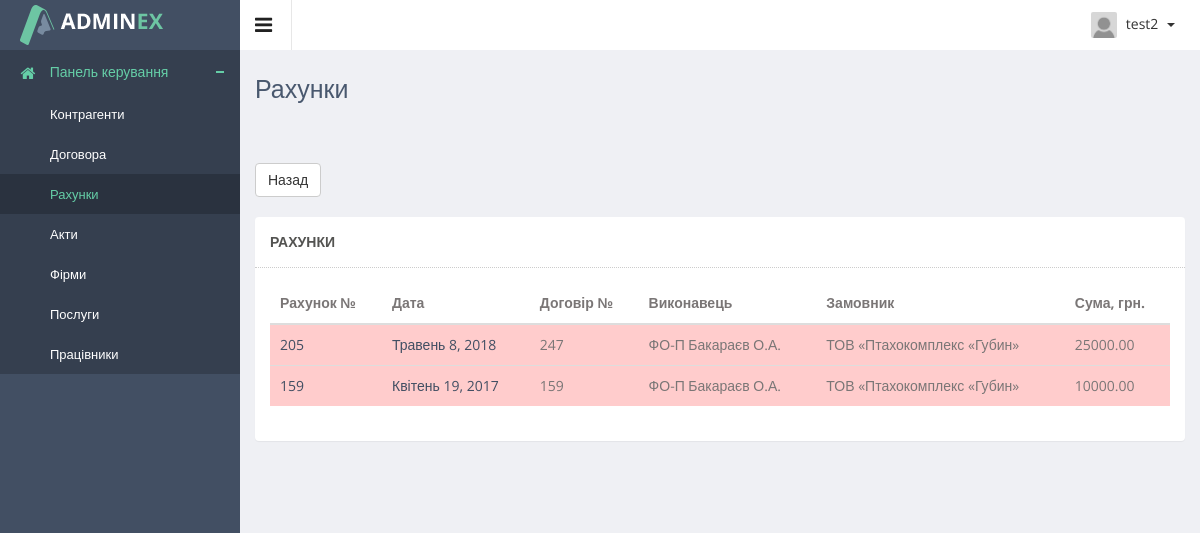
/crm/invoices/ (signed in), run on an earlier commit of the app's database.
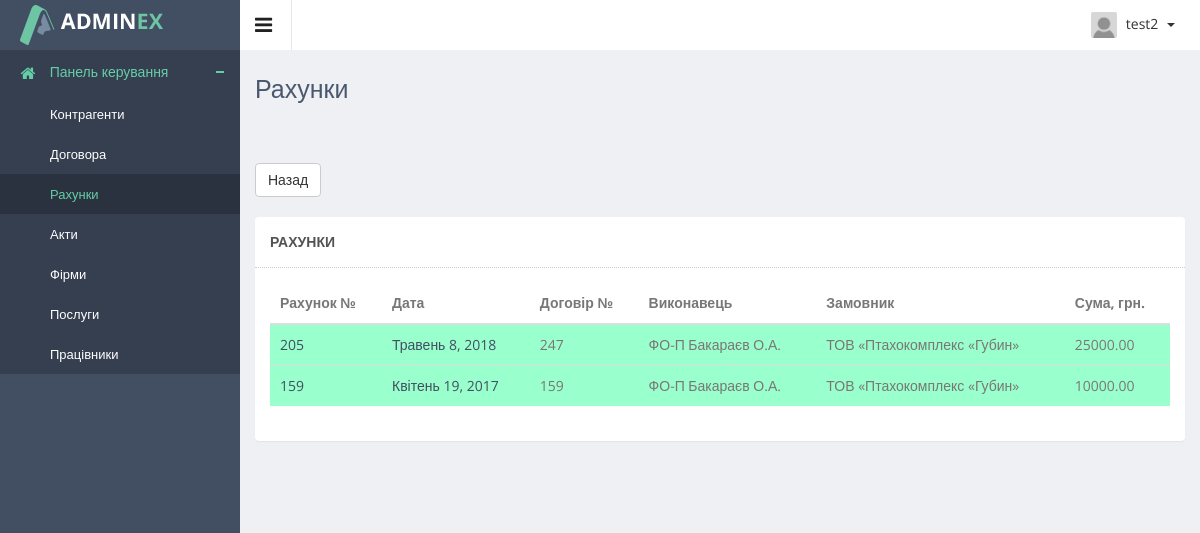
And on a later commit of the database.
### crmapp/views.py (the view)
@login_required
@user_passes_test(lambda user: user.is_assistant or user.is_superuser or user.is_dir)
def invoices_view(request):
    title = 'Рахунки'
    invoices = Invoice.objects.all().order_by('is_paid').exclude(num_invoice=0)
    context = {
        'title': title,
        'object_list': invoices,
    }
    return render(request, 'crmapp/invoices_list.html', context)

### adminapp/templatetags/tags.py (called while the page is built)
@register.filter
def default_avatar(string):
    if not string:
        string = 'users_avatars/gravatar.png'
    new_string = f'{URL_PREFIX}{string}'
    return new_string

### authapp/models.py (called while the page is built)
    def __str__(self):
        return self.username

### crmapp/models.py (called while the page is built)
    def __str__(self):
        return self.short_name

    def __str__(self):
        return self.short_name

### crmapp/templates/crmapp/invoices_list.html (shortened to what this page needs)
{% extends 'mainapp/base.html' %}
{% load staticfiles %}
{% load tags %}
{% block container %}
<div class="directory-info-row">
    <div class="row">
        <div class="col-lg-6">
            <a href="{% url 'crm:main_crm' %}">
                <button class="btn btn-default" type="button">Назад</button>
            </a>
        </div>
    </div>
    <br>
    <div class="row">
        <div class="col-lg-12">
            <section class="panel">
                <header class="panel-heading">
                    {{ title }}
                </header>
                <div class="panel-body" style="display: block;">
                    <table class="table table-hover general-table">
                        <thead>
                        <tr>
                            <th>Рахунок №</th>
                            <th>Дата</th>
                            <th>Договір №</th>
                            <th>Виконавець</th>
                            <th>Замовник</th>
                            <th>Сума, грн.</th>
                        </tr>
                        </thead>
                        <tbody>
                        {% for object in object_list %}
                        <tr style="{% if object.is_paid %} background: #99FFCC; {% else %} background: #FFCCCC; {% endif %}">
                            <td>
                                <a style="display: block; text-decoration: none;"
                                   href="{% url 'crm:invoice_read' object.pk %}">{{ object.num_invoice }}</a>
                            </td>
                            <td><a style="display: block; text-decoration: none;"
                                   href="{% url 'crm:invoice_read' object.pk %}">{{ object.date_create }}</a>
                            </td>
                            <td>{{ object.contract.number }}</td>
                            <td>{{ object.performer }}</td>
                            <td>{{ object.payer }}</td>
                            <td>{{ object.price }}</td>
                        </tr>
                        {% endfor %}
                        </tbody>
                    </table>
                </div>
            </section>
        </div>
    </div>
</div>
{% endblock %}

What changed in the data, as far as the page shows it:
changed Invoice "Травень 8, 2018": is_paid False → True (drawn)
changed Invoice "Квітень 19, 2017": is_paid False → True (drawn)
